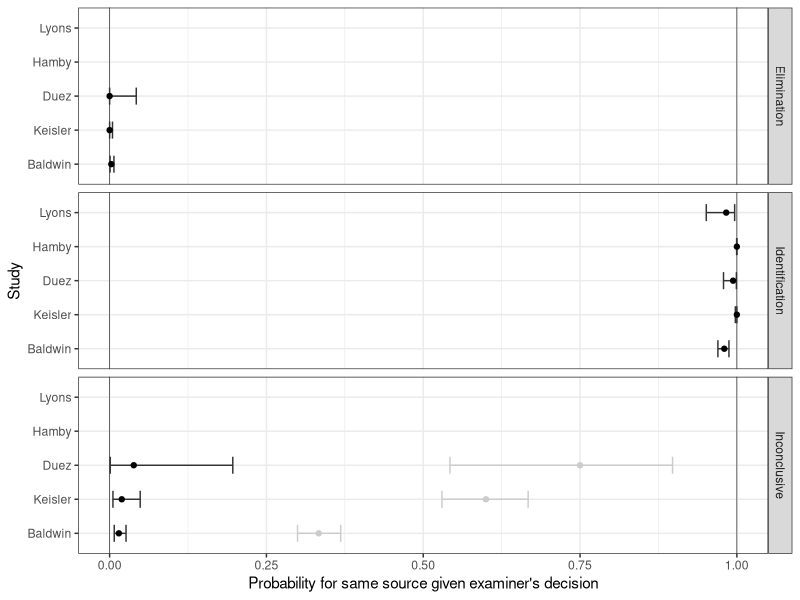

R code for this plot:
library(tidyverse)
clopper <- function(alpha, success, trials) {
  lower <- qbeta(alpha/2, success, trials-success+1)
  upper <- qbeta(1-alpha/2, success+1, trials-success)
  c(lower, upper)
}

studies <- read.csv("data/studies.csv")
cis <- studies %>% group_by(Study, Decision) %>% 
  filter(Type == "Observed") %>%
  summarize(
    pred_ss = sum(Number[Ground.truth=="Same Source"])/sum(Number),
    pred_ss_lower = clopper(0.05, sum(Number[Ground.truth=="Same Source"]), sum(Number))[1],
    pred_ss_upper = clopper(0.05, sum(Number[Ground.truth=="Same Source"]), sum(Number))[2]
  )

exp <- studies %>% 
  filter(Decision == "Inconclusive") %>%
  group_by(Study, Decision) %>% 
  summarize(
    exp_ss = Number[Type=="Expected"][1] * sum(Number[Type == "Observed"]),
    exp_ss_lower = clopper(0.05, exp_ss, sum(Number[Type == "Observed"]))[1],
    exp_ss_upper = clopper(0.05, exp_ss, sum(Number[Type == "Observed"]))[2],
    exp_prob = exp_ss/sum(Number[Type == "Observed"])
  )
  

cis %>% 
  ungroup() %>%
  mutate(
    Decision = factor(Decision, levels=c("Identification", "Inconclusive", "Elimination")),
    Study = factor(Study, levels=c("Baldwin", "Keisler", "Duez", "Hamby", "Lyons"))
  ) %>%
  ggplot(aes(x = pred_ss, y = Study)) +
  facet_grid(Decision~.) +
  geom_vline(xintercept=c(0,1), colour = "grey20", size=0.25) +
  geom_errorbarh(
    aes(xmin = pred_ss_lower, xmax=pred_ss_upper, y=Study), 
    size=0.5, height = 0.5, colour = "grey20") +
  geom_point() +
  xlim(c(0,1)) +
  xlab("Probability for same source given examiner's decision") +
  theme_bw() +
  geom_point(aes(x = exp_prob, y = Study), data = exp, colour="grey80") +
  geom_errorbarh(
    aes(xmin = exp_ss_lower, xmax=exp_ss_upper, y=Study, x = exp_ss_lower),
    size=0.5, height = 0.5, colour = "grey80", data = exp)
